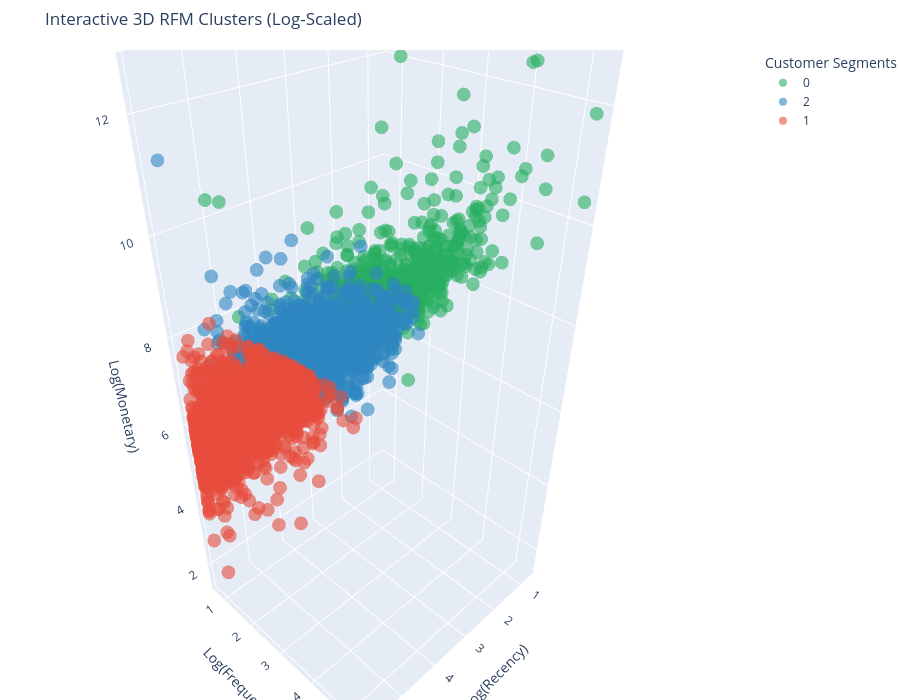

Notebook source saved alongside this figure:
### Markdown cell above
#### 4.2.5 Interactive 3D Cluster Visualization

Static 3D plots often suffer from perspective bias, making it difficult to assess the true separation between clusters. To overcome this, we implement an interactive 3D scatter plot using Plotly. This allows users to rotate the axes, zoom into specific density areas, and hover over data points for precise RFM values. The interactive nature of this visualization facilitates a deeper exploration of customer behavioral boundaries.

### Code cell
import plotly.express as px

# === Interactive 3D Segmentation Visualization ===
# Strategic order prioritizes Cluster 2 (At-Risk) over Cluster 1 (Hibernating)
# based on higher monetary recovery potential.
plot_df = rfm_log.copy()
plot_df['Cluster'] = rfm['Cluster'].astype(str)

fig = px.scatter_3d(
    plot_df, 
    x='Recency', 
    y='Frequency', 
    z='Monetary',
    color='Cluster',
    # Champions (0) -> At-Risk (2) -> Hibernating (1)
    category_orders={"Cluster": ["0", "2", "1"]},
    # Assign colors that represent the 'Health' of each segment
    # Green: Healthy, Blue: High-Potential/Alert, Red: Critical/Lost
    color_discrete_sequence=['#27AE60', '#2E86C1', '#E74C3C'], 
    title='Interactive 3D RFM Clusters (Log-Scaled)',
    labels={'Recency': 'Log(Recency)', 'Frequency': 'Log(Frequency)', 'Monetary': 'Log(Monetary)'},
    opacity=0.6,
    width=900,
    height=700
)

# Improve layout and set legend labels
fig.update_layout(
    margin=dict(l=0, r=0, b=0, t=50),
    legend=dict(
        title_text='Customer Segments',
        traceorder='normal' # Follows the order defined in category_orders
    )
)

save_plotly_fig(fig, "11_interactive_3d_rfm_clusters")
fig.show()

### Figure 1 — Plotly figure (JSON) as saved in the notebook; plotly's stock layout.template omitted (floating-point values rounded to 4 significant figures; data arrays with more than 128 entries replaced by an {"elided": "..."} marker saying what was removed)
{"data": [{"hovertemplate": "Cluster=0<br>Log(Recency)=%{x}<br>Log(Frequency)=%{y}<br>Log(Monetary)=%{z}<extra></extra>", "legendgroup": "0", "marker": {"color": "#27AE60", "opacity": 0.6, "symbol": "circle"}, "mode": "markers", "name": "0", "scene": "scene", "showlegend": true, "type": "scatter3d", "x": {"elided": "769 float values"}, "y": {"elided": "769 float values"}, "z": {"elided": "769 float values"}}, {"hovertemplate": "Cluster=2<br>Log(Recency)=%{x}<br>Log(Frequency)=%{y}<br>Log(Monetary)=%{z}<extra></extra>", "legendgroup": "2", "marker": {"color": "#2E86C1", "opacity": 0.6, "symbol": "circle"}, "mode": "markers", "name": "2", "scene": "scene", "showlegend": true, "type": "scatter3d", "x": {"elided": "1697 float values"}, "y": {"elided": "1697 float values"}, "z": {"elided": "1697 float values"}}, {"hovertemplate": "Cluster=1<br>Log(Recency)=%{x}<br>Log(Frequency)=%{y}<br>Log(Monetary)=%{z}<extra></extra>", "legendgroup": "1", "marker": {"color": "#E74C3C", "opacity": 0.6, "symbol": "circle"}, "mode": "markers", "name": "1", "scene": "scene", "showlegend": true, "type": "scatter3d", "x": {"elided": "1872 float values"}, "y": {"elided": "1872 float values"}, "z": {"elided": "1872 float values"}}], "layout": {"height": 700, "legend": {"title": {"text": "Customer Segments"}, "tracegroupgap": 0, "traceorder": "normal"}, "margin": {"b": 0, "l": 0, "r": 0, "t": 50}, "scene": {"domain": {"x": [0, 1], "y": [0, 1]}, "xaxis": {"title": {"text": "Log(Recency)"}}, "yaxis": {"title": {"text": "Log(Frequency)"}}, "zaxis": {"title": {"text": "Log(Monetary)"}}}, "title": {"text": "Interactive 3D RFM Clusters (Log-Scaled)"}, "width": 900}}
